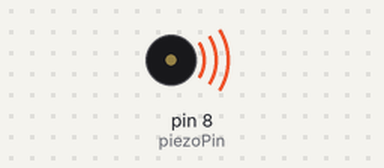
Recording of a sketch running on a simulated Arduino Uno, built with avr-gcc and run on an emulated ATmega328P. Shown: buzzer (waves = sounding).

Above: at 0.1 s.
At 80.0 s:
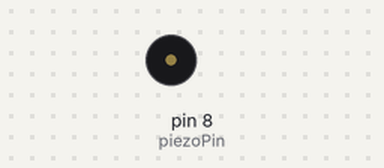
Timing chart, 0 to 81.5 s (numbered marks = the images above):
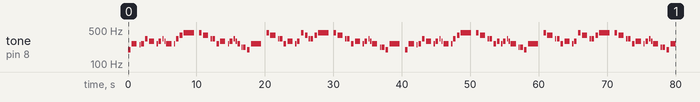

The sketch:

auldLangSyne.ino
```cpp
// Auld Lang Syne
// Estimated Runtime: 80 seconds
// Credit to @robsoncouto for the "for" loop. Credit to Piano Tutorials for Beginners for the notes in the song: https://www.youtube.com/watch?v=tzTFwVTDg2I
// Created by Sean Pan, Class of 2028
// Happy Arduinoing!

// Defining the frequencies of each note taken from <pitches.h>
#define REST 0
#define NOTE_G3  196
#define NOTE_A3  220
#define NOTE_B3  247
#define NOTE_C4  262
#define NOTE_D4  294
#define NOTE_E4  330
#define NOTE_G4  392
#define NOTE_A4  440

// Defining the piezo pin, this number must be changed if not set at pin 8
const int piezoPin = 8;

// Notes in UVA's Good Ole Song
int melody[] = {
  NOTE_G3, NOTE_C4, NOTE_B3, NOTE_C4, NOTE_E4, NOTE_D4, NOTE_C4, NOTE_D4,
  NOTE_E4, NOTE_D4, NOTE_C4, NOTE_C4, NOTE_E4, NOTE_G4, NOTE_A4, NOTE_A4,
  NOTE_G4, NOTE_E4, NOTE_E4, NOTE_C4, NOTE_D4, NOTE_C4, NOTE_D4, NOTE_E4,
  NOTE_D4, NOTE_C4, NOTE_A3, NOTE_A3, NOTE_G3, NOTE_C4, NOTE_A4, NOTE_G4,
  NOTE_E4, NOTE_E4, NOTE_C4, NOTE_D4, NOTE_C4, NOTE_D4, NOTE_A4, NOTE_G4,
  NOTE_E4, NOTE_E4, NOTE_G4, NOTE_A4, NOTE_A4, NOTE_G4, NOTE_E4, NOTE_E4,
  NOTE_C4, NOTE_D4, NOTE_C4, NOTE_D4, NOTE_E4, NOTE_D4, NOTE_C4, NOTE_A3,
  NOTE_A3, NOTE_G3, NOTE_C4, NOTE_G3, NOTE_C4, NOTE_B3, NOTE_C4, NOTE_E4,
  NOTE_D4, NOTE_C4, NOTE_D4, NOTE_E4, NOTE_D4, NOTE_C4, NOTE_C4, NOTE_E4,
  NOTE_G4, NOTE_A4, NOTE_A4, NOTE_G4, NOTE_E4, NOTE_E4, NOTE_C4, NOTE_D4,
  NOTE_C4, NOTE_D4, NOTE_E4, NOTE_D4, NOTE_C4, NOTE_A3, NOTE_A3, NOTE_G3,
  NOTE_C4, NOTE_A4, NOTE_G4, NOTE_E4, NOTE_E4, NOTE_C4, NOTE_D4, NOTE_C4,
  NOTE_D4, NOTE_A4, NOTE_G4, NOTE_E4, NOTE_E4, NOTE_G4, NOTE_A4, NOTE_A4,
  NOTE_G4, NOTE_E4, NOTE_E4, NOTE_C4, NOTE_D4, NOTE_C4, NOTE_D4, NOTE_E4,
  NOTE_D4, NOTE_C4, NOTE_A3, NOTE_A3, NOTE_G3, NOTE_C4, REST
};

// Note durations
int noteDurations[] = {
 4, 2, 8, 4, 4, 2, 8, 4,
 8, 8, 2, 8, 4, 4, 1, 4,
 2, 8, 4, 4, 2, 8, 4, 8,
 8, 4, 8, 4, 4, 1, 4, 2,
 8, 4, 4, 2, 8, 4, 4, 4,
 8, 4, 4, 1, 4, 2, 8, 4,
 4, 2, 8, 4, 8, 8, 2, 8,
 4, 4, 1, 4, 2, 8, 4, 4,
 2, 8, 4, 8, 8, 2, 8, 4,
 4, 1, 4, 2, 8, 4, 4, 4,
 8, 4, 8, 8, 2, 8, 4, 4,
 1, 4, 2, 8, 4, 4, 2, 8,
 4, 4, 2, 8, 4, 4, 1, 4,
 2, 8, 4, 4, 2, 8, 4, 8,
 8, 2, 8, 4, 4, 2, 1
};

// Note duration is set to 1500 here; however lower it to make it slower, and raise it to make it quicker.
// For more dramatic (or less dramatic) pauses, change the 1.50 in pauseBetweenNotes
void setup() {
  for (int thisNote = 0; thisNote < sizeof(melody)/sizeof(melody[0]); thisNote++) {
    int noteDuration = 1500 / noteDurations[thisNote];
    tone(piezoPin, melody[thisNote], noteDuration);
    int pauseBetweenNotes = noteDuration * 1.50;
    delay(pauseBetweenNotes);
    noTone(piezoPin);
  }
}

void loop() {
  // Nothing here to loop
}
```
